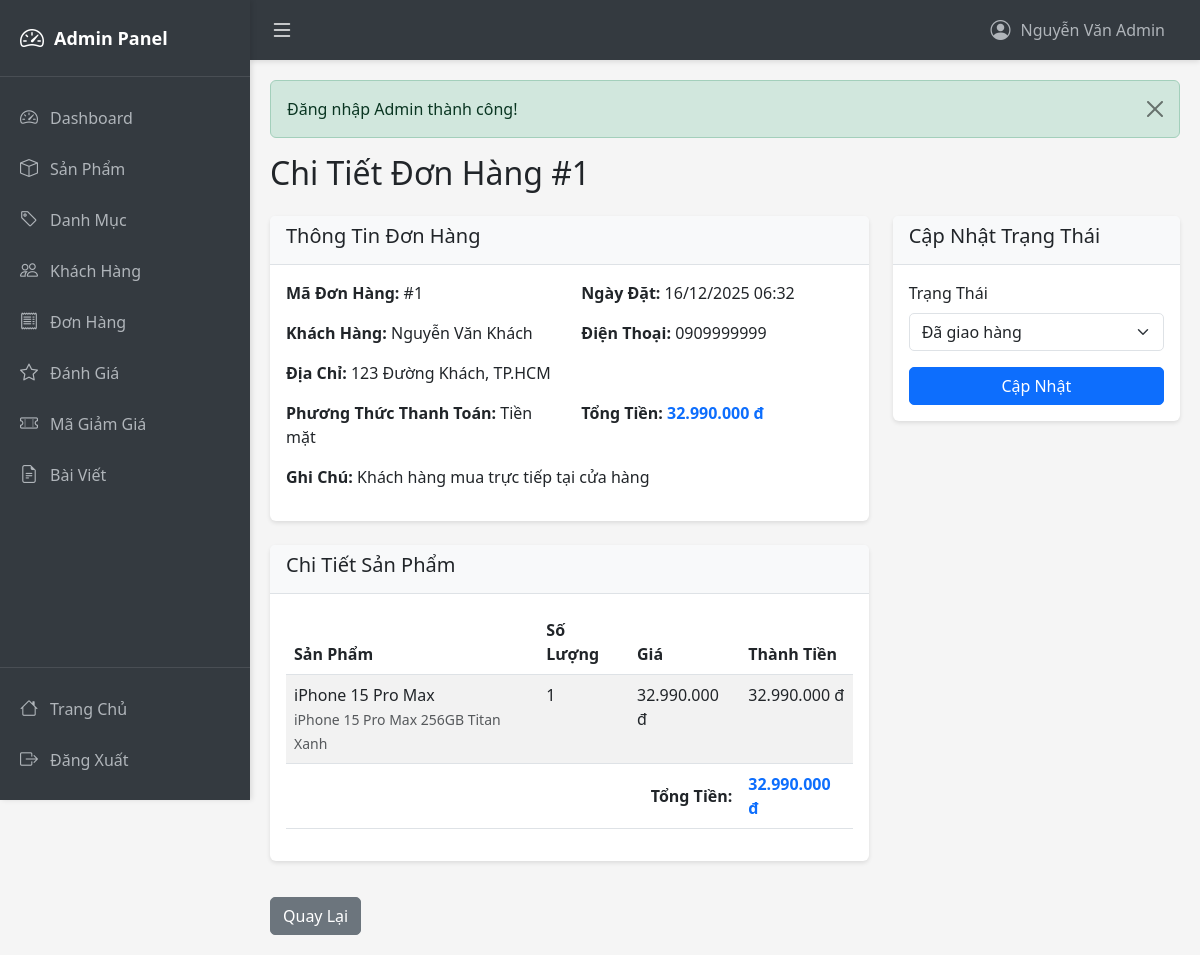
/admin/orderDetail/1 (signed in), run on the app's committed database.
### tables this page shows
CREATE TABLE Orders (
  order_id INT AUTO_INCREMENT PRIMARY KEY,
  customer_id INT,
  employee_id INT,
  order_date DATETIME DEFAULT CURRENT_TIMESTAMP,
  total_amount DECIMAL(12,2),
  order_status_id INT,
  payment_method VARCHAR(50),
  note TEXT,
  FOREIGN KEY (customer_id) REFERENCES Customers(customer_id) ON DELETE SET NULL,
  FOREIGN KEY (employee_id) REFERENCES Employees(employee_id) ON DELETE SET NULL,
  FOREIGN KEY (order_status_id) REFERENCES Order_Status(order_status_id) ON DELETE SET NULL
);

CREATE TABLE Customers (
  customer_id INT AUTO_INCREMENT PRIMARY KEY,
  full_name VARCHAR(100),
  phone_number VARCHAR(15),
  email VARCHAR(100),
  password VARCHAR(255),
  address VARCHAR(255),
  gender VARCHAR(10),
  date_of_birth DATE,
  status VARCHAR(20) DEFAULT 'active',
  created_at DATETIME DEFAULT CURRENT_TIMESTAMP
);

CREATE TABLE Order_Details (
  order_detail_id INT AUTO_INCREMENT PRIMARY KEY,
  order_id INT NOT NULL,
  variant_id INT NOT NULL,
  quantity INT,
  unit_price DECIMAL(12,2),
  discount DECIMAL(5,2),
  subtotal DECIMAL(12,2),
  FOREIGN KEY (order_id) REFERENCES Orders(order_id) ON DELETE CASCADE,
  FOREIGN KEY (variant_id) REFERENCES Product_Variants(variant_id) ON DELETE CASCADE
);

CREATE TABLE Products (
  product_id INT AUTO_INCREMENT PRIMARY KEY,
  product_name VARCHAR(100) NOT NULL,
  brand VARCHAR(50),
  description TEXT,
  created_at DATETIME DEFAULT CURRENT_TIMESTAMP,
  category_id INT,
  supplier_id INT,
  FOREIGN KEY (category_id) REFERENCES Categories(category_id) ON DELETE SET NULL,
  FOREIGN KEY (supplier_id) REFERENCES Suppliers(supplier_id) ON DELETE SET NULL
);

CREATE TABLE Product_Variants (
  variant_id INT AUTO_INCREMENT PRIMARY KEY,
  product_id INT NOT NULL,
  variant_name VARCHAR(100),
  color VARCHAR(50),
  storage VARCHAR(50),
  price DECIMAL(12,2),
  stock_quantity INT DEFAULT 0,
  warranty_months INT,
  created_at DATETIME DEFAULT CURRENT_TIMESTAMP,
  FOREIGN KEY (product_id) REFERENCES Products(product_id) ON DELETE CASCADE
);

CREATE TABLE Order_Status (
  order_status_id INT AUTO_INCREMENT PRIMARY KEY,
  status_name VARCHAR(50),
  description TEXT
);

### Controllers/AdminController.php (called while the page is built, shortened)
<?php
class AdminController extends BaseController {
    private $orderModel;
    public function __construct() {
        $this->orderModel = new OrderModel();
    }
    public function orderDetail($id) {
        $order = $this->orderModel->getOrderById($id);
        $orderDetails = $this->orderModel->getOrderDetails($id);
        $statuses = $this->orderModel->getAllOrderStatuses();
        $data = [
            'order' => $order,
            'orderDetails' => $orderDetails,
            'statuses' => $statuses,
            'pageTitle' => 'Chi Tiết Đơn Hàng'
        ];
        $this->view('admin/orders/detail', $data, true);
    }
}
?>

### models/BaseModel.php (called while the page is built, shortened)
<?php
class BaseModel {
    public function __construct() {
        $db = new Database();
        $this->conn = $db->getConnection();
    }
}
?>

### config/database.php (called while the page is built, shortened)
<?php
class Database {
    private $host = "localhost";
    private $db_name = "inventory_system";
    private $username = "root";
    private $password = "";
    public function getConnection() {
        $this->conn = null;
        try {
            $this->conn = new PDO(
                "mysql:host=" . $this->host . ";dbname=" . $this->db_name . ";charset=utf8mb4",
                $this->username,
                $this->password,
                [
                    PDO::MYSQL_ATTR_INIT_COMMAND => "SET NAMES utf8mb4 COLLATE utf8mb4_unicode_ci"
                ]
            );
            $this->conn->setAttribute(PDO::ATTR_ERRMODE, PDO::ERRMODE_EXCEPTION);
            $this->conn->setAttribute(PDO::ATTR_DEFAULT_FETCH_MODE, PDO::FETCH_ASSOC);
            $this->conn->exec("SET NAMES utf8mb4");
        } catch(PDOException $e) {
            echo "Connection error: " . $e->getMessage();
        }
        return $this->conn;
    }
}
?>

### Models/OrderModel.php (called while the page is built, shortened)
<?php
class OrderModel extends BaseModel {
    public function getOrderById($id) {
        $sql = "SELECT o.*, c.full_name as customer_name, c.phone_number, c.email, c.address,
                       os.status_name
                FROM Orders o
                LEFT JOIN Customers c ON o.customer_id = c.customer_id
                LEFT JOIN Order_Status os ON o.order_status_id = os.order_status_id
                WHERE o.order_id = :id";
        $stmt = $this->conn->prepare($sql);
        $stmt->bindParam(':id', $id);
        $stmt->execute();
        return $stmt->fetch();
    }
    public function getOrderDetails($orderId) {
        $sql = "SELECT od.*, pv.variant_name, pv.color, pv.storage, p.product_name, p.brand
                FROM Order_Details od
                JOIN Product_Variants pv ON od.variant_id = pv.variant_id
                JOIN Products p ON pv.product_id = p.product_id
                WHERE od.order_id = :order_id";
        $stmt = $this->conn->prepare($sql);
        $stmt->bindParam(':order_id', $orderId);
        $stmt->execute();
        return $stmt->fetchAll();
    }
    public function getAllOrderStatuses() {
        $sql = "SELECT * FROM Order_Status ORDER BY order_status_id";
        $stmt = $this->conn->prepare($sql);
        $stmt->execute();
        return $stmt->fetchAll();
    }
}
?>

### views/admin/orders/detail.php (the view)
<?php
require_once dirname(dirname(__DIR__)) . "/admin/layouts/header.php";
?>
<h2 class="mb-4">Chi Tiết Đơn Hàng #<?= $order['order_id'] ?></h2>
<div class="row">
    <div class="col-md-8">
        <div class="card mb-4">
            <div class="card-header">
                <h5>Thông Tin Đơn Hàng</h5>
            </div>
            <div class="card-body">
                <div class="row mb-3">
                    <div class="col-md-6">
                        <strong>Mã Đơn Hàng:</strong> #<?= $order['order_id'] ?>
                    </div>
                    <div class="col-md-6">
                        <strong>Ngày Đặt:</strong> <?= date('d/m/Y H:i', strtotime($order['order_date'])) ?>
                    </div>
                </div>
                <div class="row mb-3">
                    <div class="col-md-6">
                        <strong>Khách Hàng:</strong> <?= htmlspecialchars($order['customer_name']) ?>
                    </div>
                    <div class="col-md-6">
                        <strong>Điện Thoại:</strong> <?= htmlspecialchars($order['phone_number']) ?>
                    </div>
                </div>
                <div class="mb-3">
                    <strong>Địa Chỉ:</strong> <?= htmlspecialchars($order['address']) ?>
                </div>
                <div class="row mb-3">
                    <div class="col-md-6">
                        <strong>Phương Thức Thanh Toán:</strong> <?= htmlspecialchars($order['payment_method']) ?>
                    </div>
                    <div class="col-md-6">
                        <strong>Tổng Tiền:</strong>
                        <span class="text-primary fw-bold"><?= number_format($order['total_amount'], 0, ',', '.') ?> đ</span>
                    </div>
                </div>
                <?php if ($order['note']): ?>
                <div class="mb-3">
                    <strong>Ghi Chú:</strong> <?= htmlspecialchars($order['note']) ?>
                </div>
                <?php endif; ?>
            </div>
        </div>
        <div class="card">
            <div class="card-header">
                <h5>Chi Tiết Sản Phẩm</h5>
            </div>
            <div class="card-body">
                <table class="table table-striped">
                    <thead>
                        <tr>
                            <th>Sản Phẩm</th>
                            <th>Số Lượng</th>
                            <th>Giá</th>
                            <th>Thành Tiền</th>
                        </tr>
                    </thead>
                    <tbody>
                        <?php foreach ($orderDetails as $detail): ?>
                        <tr>
                            <td>
                                <?= htmlspecialchars($detail['product_name']) ?><br>
                                <small class="text-muted"><?= htmlspecialchars($detail['variant_name']) ?></small>
                            </td>
                            <td><?= $detail['quantity'] ?></td>
                            <td><?= number_format($detail['unit_price'], 0, ',', '.') ?> đ</td>
                            <td><?= number_format($detail['subtotal'], 0, ',', '.') ?> đ</td>
                        </tr>
                        <?php endforeach; ?>
                    </tbody>
                    <tfoot>
                        <tr>
                            <td colspan="3" class="text-end"><strong>Tổng Tiền:</strong></td>
                            <td class="fw-bold text-primary"><?= number_format($order['total_amount'], 0, ',', '.') ?> đ</td>
                        </tr>
                    </tfoot>
                </table>
            </div>
        </div>
    </div>
    <div class="col-md-4">
        <div class="card">
            <div class="card-header">
                <h5>Cập Nhật Trạng Thái</h5>
            </div>
            <div class="card-body">
                <form method="POST" action="<?= BASE_URL ?>admin/orderDetail/<?= $order['order_id'] ?>">
                    <div class="mb-3">
                        <label for="status_id" class="form-label">Trạng Thái</label>
                        <select class="form-select" id="status_id" name="status_id" required>
                            <?php foreach ($statuses as $status): ?>
                            <option value="<?= $status['order_status_id'] ?>"
                                    <?= $status['order_status_id'] == $order['order_status_id'] ? 'selected' : '' ?>>
                                <?= htmlspecialchars($status['status_name']) ?>
                            </option>
                            <?php endforeach; ?>
                        </select>
                    </div>
                    <button type="submit" class="btn btn-primary w-100">Cập Nhật</button>
                </form>
            </div>
        </div>
    </div>
</div>
<div class="mt-3">
    <a href="<?= BASE_URL ?>admin/orders" class="btn btn-secondary">Quay Lại</a>
</div>
<?php require_once dirname(dirname(__DIR__)) . "/admin/layouts/footer.php"; ?>

### public/css/admin.css (style rules this page uses)
:root { --sidebar-width: 250px; --sidebar-collapsed-width: 70px; --topbar-height: 60px; --primary-color: #343a40; --secondary-color: #495057; --accent-color: #007bff; }
* { margin: 0; padding: 0; box-sizing: border-box; }
body { background-color: #f5f5f5; display: flex; flex-direction: column; }
.card { border: none; box-shadow: 0 2px 4px rgba(0,0,0,0.1); margin-bottom: 20px; }
.card-header { background-color: #f8f9fa; font-weight: bold; border-bottom: 1px solid #dee2e6; }
.table { background-color: white; }
.table thead { background-color: #f8f9fa; }
.btn { border-radius: 5px; }
.form-control, .form-select { border-radius: 5px; }

### data on the page
orders: order_id "1", order_date "16/12/2025 06:32", customer.full_name "Nguyễn Văn Khách", customer.phone_number "0909999999", customer.address "123 Đường Khách, TP.HCM", payment_method "Tiền mặt", total_amount "32.990.000", note "Khách hàng mua trực tiếp tại cửa hàng", status_id "Đã giao hàng"
order_details: products.product_name "iPhone 15 Pro Max", variant.variant_name "iPhone 15 Pro Max 256GB Titan Xanh", quantity "1", unit_price "32.990.000", subtotal "32.990.000"

### other printed values
$_SESSION['admin_name'] "Nguyễn Văn Admin"
$_SESSION['success'] "Đăng nhập Admin thành công!"
